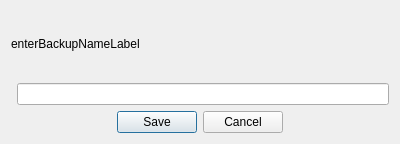
<?xml version="1.0" encoding="UTF-8"?>
<ui version="4.0">
 <class>CreateBackupDialog</class>
 <widget class="QDialog" name="CreateBackupDialog">
  <property name="geometry">
   <rect>
    <x>0</x>
    <y>0</y>
    <width>400</width>
    <height>144</height>
   </rect>
  </property>
  <property name="windowTitle">
   <string>Dialog</string>
  </property>
  <layout class="QVBoxLayout" name="verticalLayout">
   <item>
    <widget class="QLabel" name="enterBackupNameLabel">
     <property name="text">
      <string>enterBackupNameLabel</string>
     </property>
    </widget>
   </item>
   <item>
    <layout class="QHBoxLayout" name="horizontalLayout">
     <item>
      <widget class="KIconButton" name="iconButton" native="true"/>
     </item>
     <item>
      <widget class="QLineEdit" name="backupNameEdit"/>
     </item>
    </layout>
   </item>
   <item>
    <widget class="QDialogButtonBox" name="buttonBox">
     <property name="orientation">
      <enum>Qt::Orientation::Horizontal</enum>
     </property>
     <property name="standardButtons">
      <set>QDialogButtonBox::StandardButton::Cancel|QDialogButtonBox::StandardButton::Save</set>
     </property>
     <property name="centerButtons">
      <bool>true</bool>
     </property>
    </widget>
   </item>
  </layout>
 </widget>
 <customwidgets>
  <customwidget>
   <class>KIconButton</class>
   <extends>QWidget</extends>
   <header location="global">KIconButton</header>
   <container>1</container>
  </customwidget>
 </customwidgets>
 <resources/>
 <connections>
  <connection>
   <sender>buttonBox</sender>
   <signal>accepted()</signal>
   <receiver>CreateBackupDialog</receiver>
   <slot>accept()</slot>
   <hints>
    <hint type="sourcelabel">
     <x>248</x>
     <y>254</y>
    </hint>
    <hint type="destinationlabel">
     <x>157</x>
     <y>274</y>
    </hint>
   </hints>
  </connection>
  <connection>
   <sender>buttonBox</sender>
   <signal>rejected()</signal>
   <receiver>CreateBackupDialog</receiver>
   <slot>reject()</slot>
   <hints>
    <hint type="sourcelabel">
     <x>316</x>
     <y>260</y>
    </hint>
    <hint type="destinationlabel">
     <x>286</x>
     <y>274</y>
    </hint>
   </hints>
  </connection>
 </connections>
</ui>
